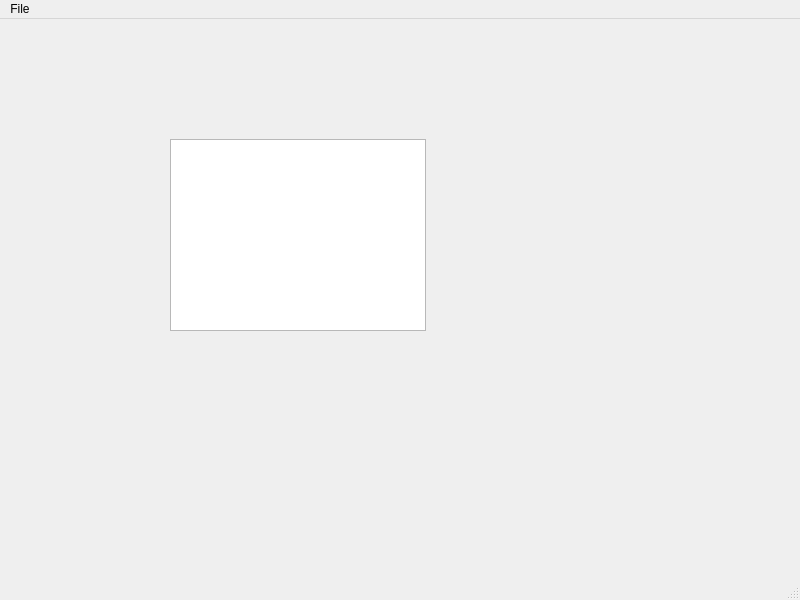
<?xml version="1.0" encoding="UTF-8"?>
<ui version="4.0">
 <class>Editor</class>
 <widget class="QMainWindow" name="Editor">
  <property name="geometry">
   <rect>
    <x>0</x>
    <y>0</y>
    <width>800</width>
    <height>600</height>
   </rect>
  </property>
  <property name="windowTitle">
   <string>Editor</string>
  </property>
  <widget class="QWidget" name="centralwidget">
   <widget class="QTextBrowser" name="textBrowser">
    <property name="geometry">
     <rect>
      <x>170</x>
      <y>120</y>
      <width>256</width>
      <height>192</height>
     </rect>
    </property>
   </widget>
  </widget>
  <widget class="QMenuBar" name="menubar">
   <property name="geometry">
    <rect>
     <x>0</x>
     <y>0</y>
     <width>800</width>
     <height>26</height>
    </rect>
   </property>
   <widget class="QMenu" name="menuFile">
    <property name="title">
     <string>File</string>
    </property>
   </widget>
   <addaction name="menuFile"/>
  </widget>
  <widget class="QStatusBar" name="statusbar"/>
 </widget>
 <resources/>
 <connections/>
</ui>
